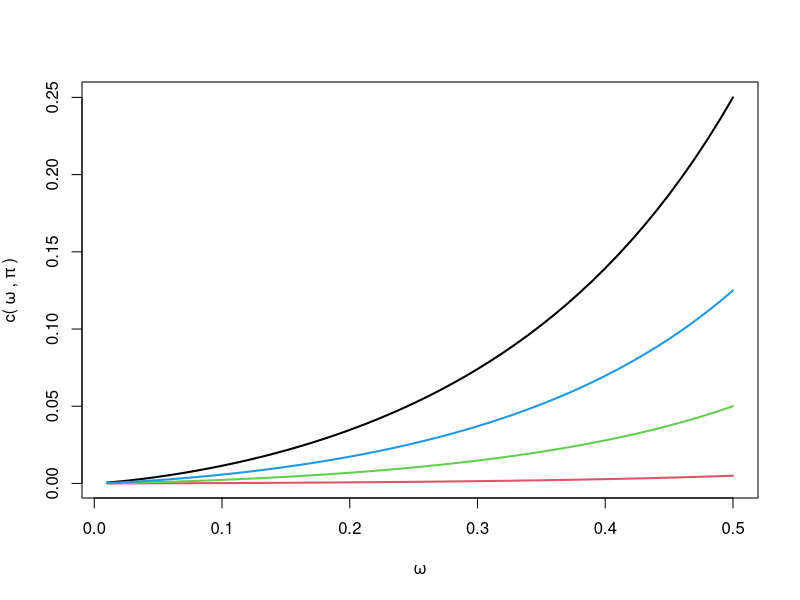
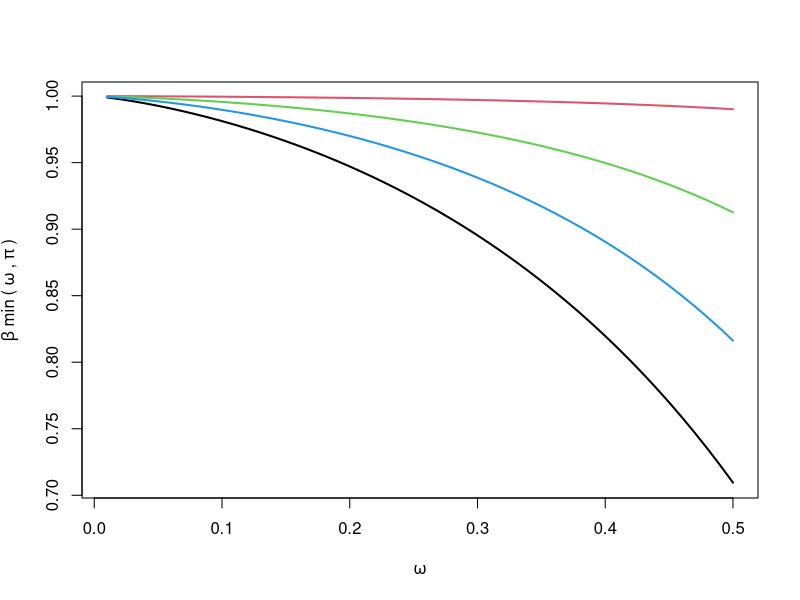

Source code (R) for these figures, in order:
library(glue)

c_func = function(w, pi) {
  return(pi * log(1 - w) / log(w) / 2)
}
b_min = function(w, pi) {
  return(1 + log(1 - w) / (1 - log(w) / pi))
}


w = seq(0.01, 0.5, 0.01)
png(file='c_function.png', bg = "transparent")
  plot (w, c_func(w, 0.50), type = 'l', lwd = 2,
        ylab = expression('c('~omega~','~pi~')'),
        xlab = expression(omega))
  lines(w, c_func(w, 0.01), type = 'l', col = 2, lwd = 2)
  lines(w, c_func(w, 0.10), type = 'l', col = 3, lwd = 2)
  lines(w, c_func(w, 0.25), type = 'l', col = 4, lwd = 2)
dev.off()

png(file='beta_min_function.png', bg = "transparent")
  plot (w, b_min(w, 0.50), type = 'l', lwd = 2,
        ylab = expression(beta~min~'('~omega~','~pi~')'),
        xlab = expression(omega))
  lines(w, b_min(w, 0.01), type = 'l', col = 2, lwd = 2)
  lines(w, b_min(w, 0.10), type = 'l', col = 3, lwd = 2)
  lines(w, b_min(w, 0.25), type = 'l', col = 4, lwd = 2)
dev.off()
